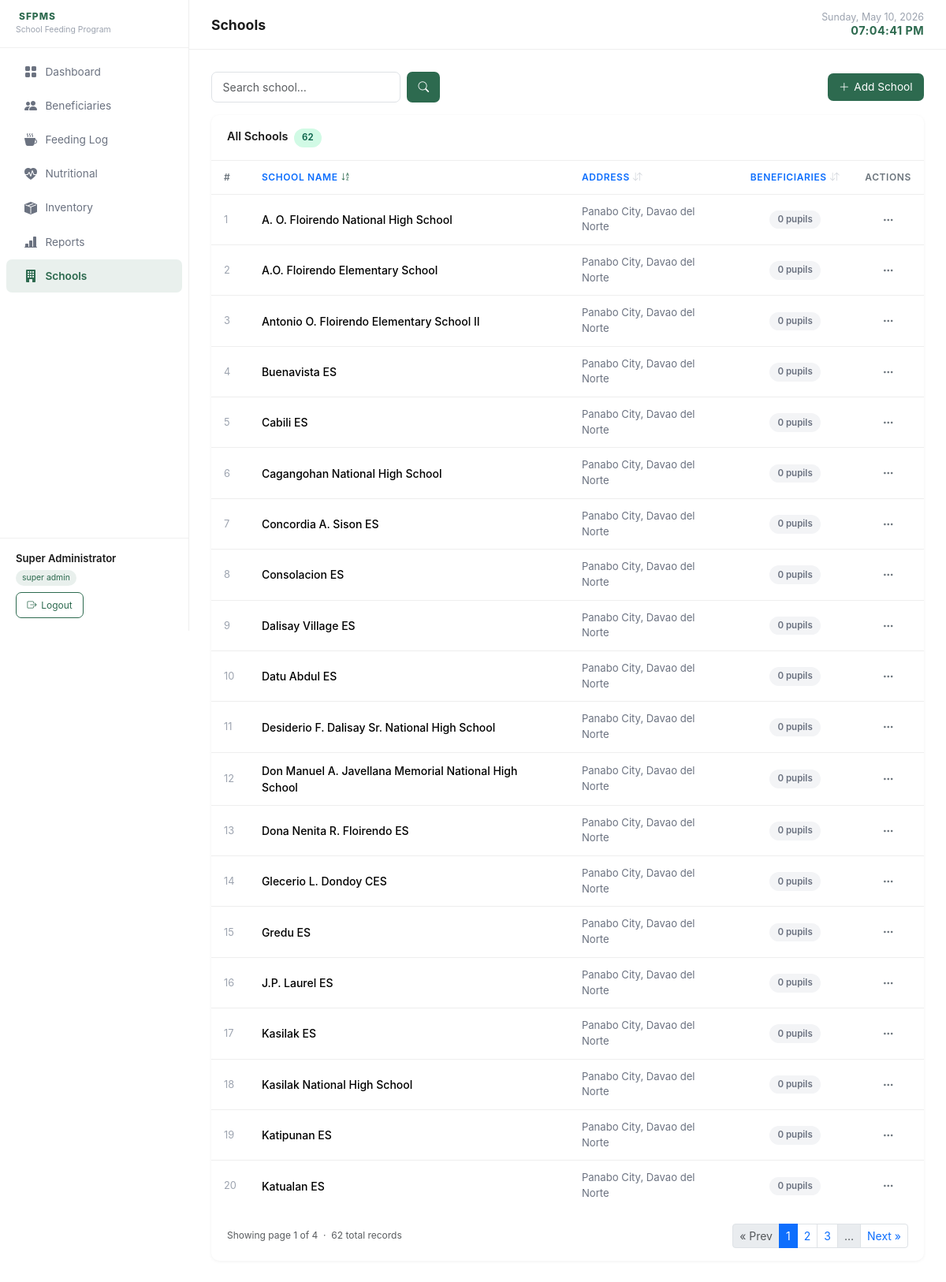
/pages/schools.php (signed in), run on the app's committed database.
### tables this page shows
CREATE TABLE IF NOT EXISTS schools (
    id          INT UNSIGNED AUTO_INCREMENT PRIMARY KEY,
    name        VARCHAR(200) NOT NULL,
    address     VARCHAR(300),
    created_at  TIMESTAMP DEFAULT CURRENT_TIMESTAMP
);

### config/db.php (called while the page is built, shortened)
<?php
function getPDO(): PDO {
    static $pdo = null;
    if ($pdo === null) {
        $dsn = sprintf(
            'mysql:host=%s;dbname=%s;charset=%s',
            DB_HOST, DB_NAME, DB_CHARSET
        );
        $options = [
            PDO::ATTR_ERRMODE            => PDO::ERRMODE_EXCEPTION,
            PDO::ATTR_DEFAULT_FETCH_MODE => PDO::FETCH_ASSOC,
            PDO::ATTR_EMULATE_PREPARES   => false,
        ];
        try {
            $pdo = new PDO($dsn, DB_USER, DB_PASS, $options);
        } catch (PDOException $e) {
            http_response_code(500);
            die(json_encode(['error' => 'Database connection failed: ' . $e->getMessage()]));
        }
    }
    return $pdo;
}

### classes/School.php (called while the page is built, shortened)
<?php
require_once __DIR__ . '/../config/db.php';
class School {
    public static function getAll(int $page = 1, int $perPage = 20, string $sortBy = 'name', string $sortDir = 'asc'): array {
        $allowed  = ['name', 'address', 'beneficiary_count'];
        $sortBy   = in_array($sortBy, $allowed, true) ? $sortBy : 'name';
        $sortDir  = strtolower($sortDir) === 'desc' ? 'DESC' : 'ASC';
        $offset   = ($page - 1) * $perPage;
        $stmt     = getPDO()->prepare(
            "SELECT s.*, COUNT(b.id) AS beneficiary_count
             FROM schools s
             LEFT JOIN beneficiaries b ON b.school_id = s.id
             GROUP BY s.id
             ORDER BY {$sortBy} {$sortDir}
             LIMIT ? OFFSET ?"
        );
        $stmt->execute([$perPage, $offset]);
        return $stmt->fetchAll();
    }
    public static function countAll(): int {
        return (int) getPDO()->query('SELECT COUNT(*) FROM schools')->fetchColumn();
    }
}

### pages/schools.php (the view, shortened to what this page needs)
<?php
require_once __DIR__ . '/../classes/School.php';
require_once __DIR__ . '/../includes/pagination.php';
$search     = trim($_GET['search'] ?? '');
$sortBy     = in_array($_GET['sort'] ?? '', ['name','address','beneficiary_count']) ? $_GET['sort'] : 'name';
$sortDir    = ($_GET['dir'] ?? 'asc') === 'desc' ? 'desc' : 'asc';
$totalCount = School::countAll();
$pag        = paginate($totalCount, 20);
$schools    = School::getAll($pag['page'], $pag['perPage'], $sortBy, $sortDir);
function sortUrl(string $col, string $currentSort, string $currentDir): string {
    $newDir = ($currentSort === $col && $currentDir === 'asc') ? 'desc' : 'asc';
    $q = array_merge($_GET, ['sort' => $col, 'dir' => $newDir, 'page' => 1]);
    return '?' . http_build_query($q);
}
function sortIcon(string $col, string $currentSort, string $currentDir): string {
    if ($currentSort !== $col) return '<i class="bi bi-arrow-down-up ms-1" style="color:#d1d5db;"></i>';
    return $currentDir === 'asc'
        ? '<i class="bi bi-sort-alpha-down ms-1" style="color:var(--primary);"></i>'
        : '<i class="bi bi-sort-alpha-up ms-1" style="color:var(--primary);"></i>';
}
require_once __DIR__ . '/../includes/header.php';
?>
<div class="d-flex align-items-center justify-content-between mb-3 flex-wrap gap-2">
  <form method="get" class="filter-bar">
    <input type="text" name="search" class="form-control" placeholder="Search school…"
           value="<?= htmlspecialchars($search) ?>" style="max-width:240px;">
    <button class="btn-primary-custom" type="submit"><i class="bi bi-search"></i></button>
  </form>
  <button class="btn-primary-custom" data-bs-toggle="modal" data-bs-target="#addModal">
    <i class="bi bi-plus-lg"></i> Add School
  </button>
</div>
<div class="table-wrapper">
  <div class="table-header">
    <span style="font-weight:600;font-size:.9rem;">
      All Schools &nbsp;<span class="status-badge badge-active"><?= $totalCount ?></span>
    </span>
  </div>
  <table class="table">
    <thead>
      <tr>
        <th>#</th>
              <th>
          <a href="<?= sortUrl('name', $sortBy, $sortDir) ?>" class="text-decoration-none text-inherit d-inline-flex align-items-center">
            School Name <?= sortIcon('name', $sortBy, $sortDir) ?>
          </a>
        </th>
        <th>
          <a href="<?= sortUrl('address', $sortBy, $sortDir) ?>" class="text-decoration-none text-inherit d-inline-flex align-items-center">
            Address <?= sortIcon('address', $sortBy, $sortDir) ?>
          </a>
        </th>
        <th class="text-center">
          <a href="<?= sortUrl('beneficiary_count', $sortBy, $sortDir) ?>" class="text-decoration-none text-inherit d-inline-flex align-items-center justify-content-center w-100">
            Beneficiaries <?= sortIcon('beneficiary_count', $sortBy, $sortDir) ?>
          </a>
        </th>
        <th class="text-center">Actions</th>
      </tr>
    </thead>
    <tbody>
      <?php if (empty($schools)): ?>
      <tr><td colspan="5" class="text-center text-muted py-4">No schools found.</td></tr>
      <?php else: ?>
      <?php $i = ($pag['page'] - 1) * $pag['perPage'] + 1; foreach ($schools as $s): ?>
      <tr>
        <td style="color:#9ca3af;font-size:.8rem;"><?= $i++ ?></td>
        <td style="font-weight:500;"><?= htmlspecialchars($s['name']) ?></td>
        <td style="font-size:.82rem;color:#6b7280;"><?= htmlspecialchars($s['address'] ?: '—') ?></td>
        <td class="text-center">
          <?php $cnt = (int)$s['beneficiary_count']; ?>
          <span class="status-badge <?= $cnt > 0 ? 'badge-success' : 'badge-inactive' ?>">
            <?= $cnt ?> pupil<?= $cnt !== 1 ? 's' : '' ?>
          </span>
        </td>
        <td class="text-center">
          <div class="dropdown">
            <button class="btn-dots" data-bs-toggle="dropdown"><i class="bi bi-three-dots"></i></button>
          </div>
        </td>
      </tr>
      <?php endforeach; endif; ?>
    </tbody>
  </table>
  <div class="px-3 pb-3">
    <?= renderPagination($pag) ?>
  </div>
</div>
<?php require_once __DIR__ . '/../includes/footer.php'; ?>

### assets/css/app.css (style rules this page uses)
:root { --primary: #2D6A4F; --accent: #52B788; --neutral: #F8F9FA; --text: #1B1B1B; --danger: #DC3545; --sidebar-w: 240px; }
*, *::before, *::after { box-sizing: border-box; }
body { margin: 0; font-family: -apple-system, BlinkMacSystemFont, 'Segoe UI', Roboto, Oxygen, Ubuntu, Cantarell, sans-serif; background: #fff; color: var(--text); min-height: 100vh; }
.table-wrapper { background: #fff; border-radius: 10px; overflow: hidden; box-shadow: 0 1px 4px rgba(0,0,0,.06); }
.table-wrapper .table-header { padding: 1rem 1.25rem; display: flex; align-items: center; justify-content: space-between; gap: .75rem; flex-wrap: wrap; border-bottom: 1px solid #eee; }
.table { margin: 0; }
.table th { font-size: .75rem; font-weight: 600; text-transform: uppercase; letter-spacing: .05em; color: #6c757d; border-bottom: 1px solid #eee; padding: .75rem 1rem; background: #fff; }
.table td { padding: .75rem 1rem; vertical-align: middle; border-bottom: 1px solid #eee; font-size: .875rem; }
.table tbody tr:last-child td { border-bottom: none; }
.badge-active { background: #d1fae5; color: #065f46; }
.badge-inactive { background: #f3f4f6; color: #6b7280; }
.status-badge { display: inline-block; padding: .2rem .65rem; border-radius: 20px; font-size: .72rem; font-weight: 600; }
.btn-primary-custom { background: var(--primary); color: #fff; border: none; border-radius: 7px; padding: .45rem .9rem; font-size: .855rem; cursor: pointer; transition: background .15s; text-decoration: none; display: inline-flex; align-items: center; gap: .35rem; }
.btn-dots { background: none; border: none; padding: .25rem .5rem; color: #6c757d; cursor: pointer; border-radius: 5px; transition: background .12s; }
.form-control, .form-select { border-radius: 7px; border-color: #dee2e6; font-size: .875rem; padding: .5rem .85rem; }
.filter-bar { display: flex; gap: .5rem; flex-wrap: wrap; }
.filter-bar .form-control, .filter-bar .form-select { max-width: 200px; }

### data on the page
schools: name "A. O. Floirendo National High School", address "Panabo City, Davao del Norte", cnt "0"
schools: name "A.O. Floirendo Elementary School", address "Panabo City, Davao del Norte", cnt "0"
schools: name "Antonio O. Floirendo Elementary School II", address "Panabo City, Davao del Norte", cnt "0"
schools: name "Buenavista ES", address "Panabo City, Davao del Norte", cnt "0"
schools: name "Cabili ES", address "Panabo City, Davao del Norte", cnt "0"
schools: name "Cagangohan National High School", address "Panabo City, Davao del Norte", cnt "0"
schools: name "Concordia A. Sison ES", address "Panabo City, Davao del Norte", cnt "0"
schools: name "Consolacion ES", address "Panabo City, Davao del Norte", cnt "0"
schools: name "Dalisay Village ES", address "Panabo City, Davao del Norte", cnt "0"
schools: name "Datu Abdul ES", address "Panabo City, Davao del Norte", cnt "0"
schools: name "Desiderio F. Dalisay Sr. National High School", address "Panabo City, Davao del Norte", cnt "0"
schools: name "Don Manuel A. Javellana Memorial National High School", address "Panabo City, Davao del Norte", cnt "0"
schools: name "Dona Nenita R. Floirendo ES", address "Panabo City, Davao del Norte", cnt "0"
schools: name "Glecerio L. Dondoy CES", address "Panabo City, Davao del Norte", cnt "0"
schools: name "Gredu ES", address "Panabo City, Davao del Norte", cnt "0"
schools: name "J.P. Laurel ES", address "Panabo City, Davao del Norte", cnt "0"
schools: name "Kasilak ES", address "Panabo City, Davao del Norte", cnt "0"
schools: name "Kasilak National High School", address "Panabo City, Davao del Norte", cnt "0"
schools: name "Katipunan ES", address "Panabo City, Davao del Norte", cnt "0"
schools: name "Katualan ES", address "Panabo City, Davao del Norte", cnt "0"

### other printed values
$item['label'] "Dashboard"
$item['label'] "Beneficiaries"
$item['label'] "Feeding Log"
$item['label'] "Nutritional"
$item['label'] "Inventory"
$item['label'] "Reports"
$item['label'] "Schools"
$user['name'] "Super Administrator"
str_replace('_', ' ', $user['role']) "super admin"
$pageTitle "Schools"
$totalCount "62"
$p['page'] "1"
$last "4"
$p['total'] "62"
